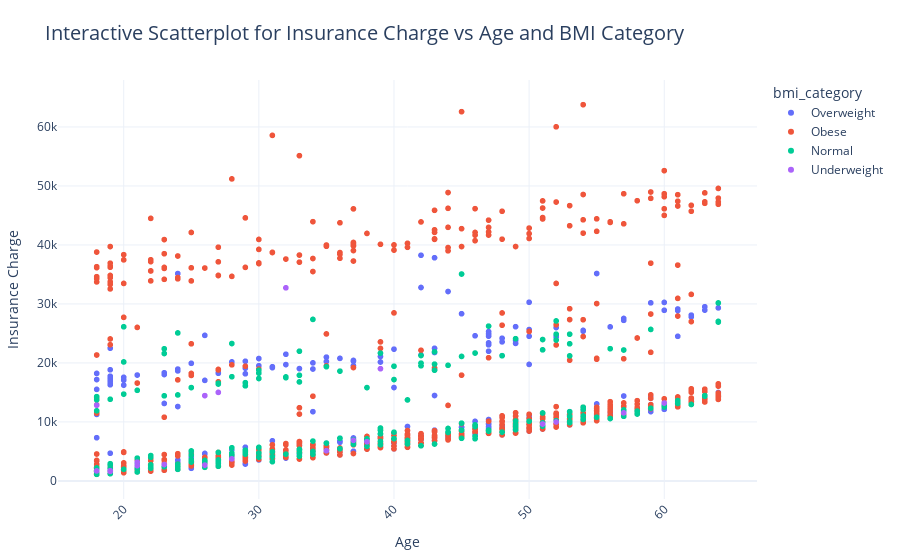
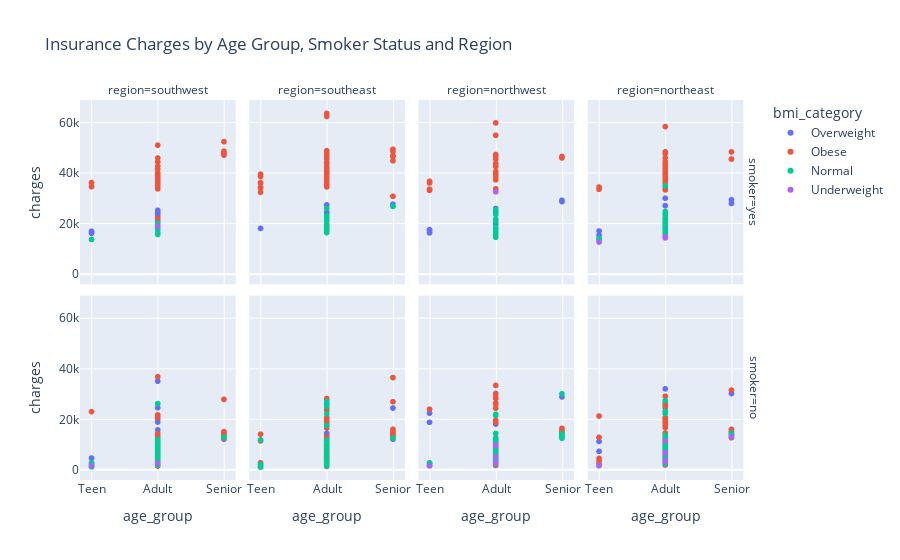
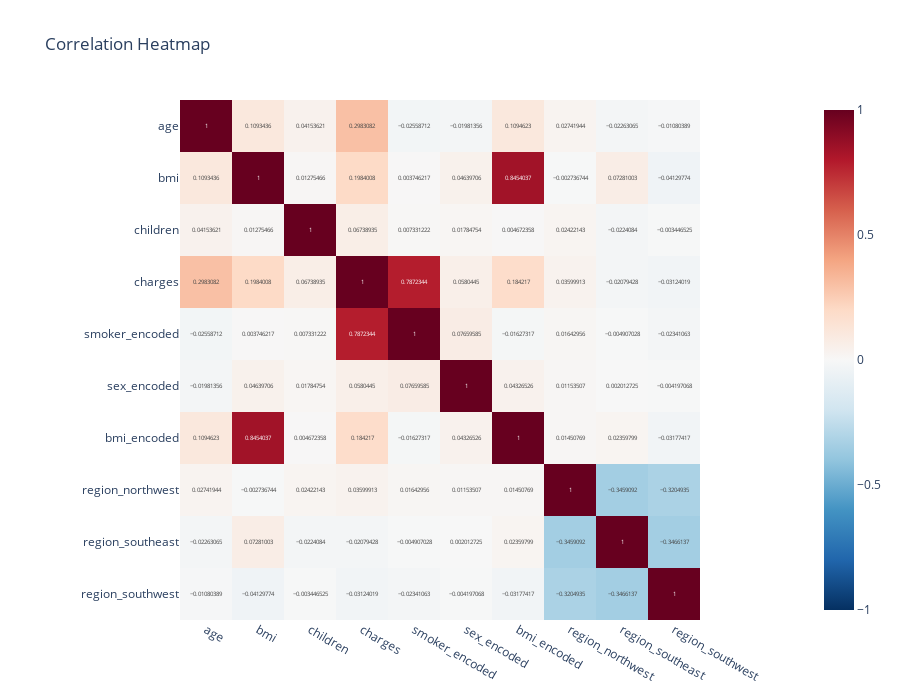

The notebook cell these images were saved under, in order:
### Code cell
#using the insurance.csv file
import pandas as pd
import numpy as np
import matplotlib.pyplot as plt
import seaborn as sns
import plotly.express as px
from sklearn.preprocessing import LabelEncoder, OneHotEncoder



df= pd.read_csv(r"C:\\Users\meet_\OneDrive\Documents\vscode-projects\My-Individual-Project\jupyter_notebooks\Source Data\insurance.csv")
df = df.copy()
df.drop_duplicates(inplace = True) # drop any duplicate values in the dataset

df.isnull().sum()
df.shape
df.info()
df.head()

df['smoker'] = df['smoker'].str.lower()

#Hypothesis 1 = Smoking has a direct impact on weight gain

""" 
Function to group BMI values in line with NHS defintions

"""

def bmi_group(bmi):
    if bmi < 18.5:
        return "Underweight"
    elif 18.5 <= bmi < 24.9:
        return "Normal"
    elif 25 <= bmi < 29.9:
        return "Overweight"
    else:
        return "Obese"
    
#add a new column in the df to group the bmi values
df["bmi_category"] = df["bmi"].apply(bmi_group)
df.head(25)

bmi_order = ["Underweight","Normal","Overweight","Obese"]
df["bmi_category"] = pd.Categorical(
    df["bmi_category"],
    categories=bmi_order,ordered = True)

"""
Function to return a count of the bmi category for smokers
"""
def smoker_bmi_count(df): 
     smokers = df[df['smoker'] == "yes"]
     vc = smokers["bmi_category"].value_counts().reset_index()
     vc.columns = ["bmi_category","count_smoker"]
     return vc

"""
Function to return a count of the bmi category for nonsmokers
"""
def nonsmoker_bmi_count(df): 
     non_smokers = df[df['smoker'] == "no"]
     vc = non_smokers["bmi_category"].value_counts().reset_index()
     vc.columns = ["bmi_category","count_nonsmoker"]
     return vc    



smoker_bmi_df = smoker_bmi_count(df)
nonsmoker_bmi_df = nonsmoker_bmi_count(df)

"""
# Create a combined DataFrame to check bmi categories for both smokers and non smokers
# """

combined_df = pd.merge(
    smoker_bmi_df,
    nonsmoker_bmi_df,
    on="bmi_category",
    how="outer",
)

combined_df



# Melt the DataFrame to long format for Seaborn
df_long = combined_df.melt(id_vars='bmi_category', 
                           value_vars=['count_smoker','count_nonsmoker'], 
                           var_name='smoker_status', 
                           value_name='count')

#Rename values for clarity
df_long['smoker_status'] = df_long['smoker_status'].replace({
    'count_smoker': 'Smokers',
    'count_nonsmoker': 'Non-Smokers'
})

# Plot a bar chart to compare BMI category dsistribution for Smokers vs Non Smokers
plt.figure(figsize=(8,5))
sns.barplot(data=df_long, x='bmi_category', y='count', hue='smoker_status')
plt.xlabel("BMI Category")
plt.ylabel("Count")
plt.title("BMI Category Distribution: Smokers vs Non-Smokers")
plt.tight_layout()
plt.show()

#Hypothesis 1 result --> Clearly, smoking has no impact on being obese or overweight


# Hypothesis 2: BMI category has a direct impact on insurance charges

plt.figure(figsize=(8,5))
sns.boxenplot(data=df, x='bmi_category',y='charges', hue='smoker')
plt.xlabel('BMI Category')
plt.ylabel('Insurance Charges')
plt.title('Insurance Charge Distribution vs BMI Category and Smoker Status')
plt.tight_layout
plt.show()

#Hypothesis 2 result --> Smokers do get charged more vs non smokers, and also that the more weight a smoker puts on,
#  the risk of making a health claim increases, which is reflected in higher charges by client

# Hypothesis 3: Insurance Charges vs Region

plt.figure(figsize=(8,5))
sns.boxplot(data=df, x='region',y='charges', hue='region')
plt.xlabel('Region')
plt.ylabel('Insurance Charges')
plt.title('Insurance Charge Distribution vs Region')
plt.tight_layout
plt.show()

#Hypothesis 4 Age has a strong correlation with insurance charges, and that BMI and smoker status will augment the risk factor

""" 
Function to create age groups

"""

def age_group(age):
    if age < 12:
        return "Child"
    elif 13 <= age < 20:
        return "Teen"
    elif 20 <= age < 60:
        return "Adult"
    else:
        return "Senior"
    

    #add a new column in the df for age group
df["age_group"] = df["age"].apply(age_group)
df["age_group"] = df["age_group"].astype(str)
df.head(25)

fig = px.scatter(
    df,
    x="age",
    y="charges",
    color="bmi_category",
    labels = {"age":"Age",
          "charges":"Insurance Charge"
          },
title = "Interactive Scatterplot for Insurance Charge vs Age and BMI Category",
hover_name = "region",
hover_data="smoker"
)


# Layout improvements
fig.update_layout(
    xaxis_tickangle=-45,
    template="plotly_white",
    title_font_size=20,
    margin=dict(l=50, r=50, t=80, b=50)
)

fig.write_html("Scatterplot.html")
fig.show()

# A second interactive plot (Scatter) to showcase the relationship between Smoker + BMI and Charges
fig = px.scatter(
    df, 
    x = "age_group",
    y = "charges",
    color = "bmi_category",
    facet_col="region",
    facet_row="smoker",
    title = "Insurance Charges by Age Group, Smoker Status and Region"
      )

fig.write_html("Interactive Scatterplot.html")
fig.show()


 # Encode binary variables

le_smoker = LabelEncoder()
le_sex = LabelEncoder()
df["smoker_encoded"]=le_smoker.fit_transform(df["smoker"])
df["sex_encoded"]=le_sex.fit_transform(df["sex"])

# Ordinal Encode the bmi category

bmi_mapping = {"Underweight":0,"Normal":1,"Overweight":2,"Obese":3}
df["bmi_encoded"] = df["bmi_category"].map(bmi_mapping)

# OneHotEncode for region

ohe_region = OneHotEncoder(drop="first", sparse_output=False)
region_encoded = pd.DataFrame(
    ohe_region.fit_transform(df[["region"]]),
    columns=ohe_region.get_feature_names_out(["region"])
)

# Concatenating original dataframe with the newly encoded column.

df_corr = pd.concat([df,region_encoded],axis=1)

# Dropping the non numerical values from the Dataframe

df_corr = df_corr.drop(["sex", "smoker", "bmi_category", "region","age_group"], axis=1)

# Final plot using heatmap to show the strong correlation between Charges vs Smoker and BMI

corr_matrix = df_corr.corr()

fig = px.imshow(corr_matrix,
                text_auto=True,
                color_continuous_scale="RdBu_r",
                color_continuous_midpoint=0,
                title="Correlation Heatmap"
                )

#Update figure layout for better visibility

fig.update_layout(width = 900,height = 700)
fig.write_html("Correlation Heatmap.html")
fig.show()
